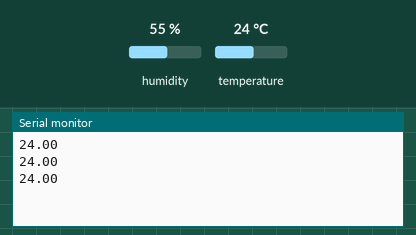
Recording of a sketch running on a simulated Arduino Uno, built with avr-gcc and run on an emulated ATmega328P. On the bench: the last lines printed to the serial monitor. The inputs (shaded band) are chosen by the test bench; at power-on: temperature 24 °C, humidity 55 %.

Above: at 2.8 s.
2.9 s: temperature set to 12 °C
At 4.8 s:
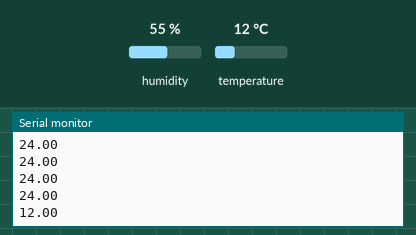
5.6 s: temperature set to 19 °C
At 6.8 s:
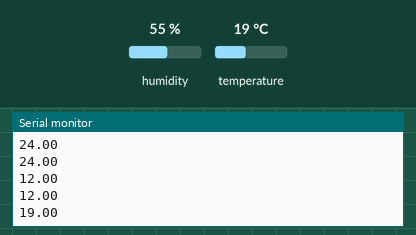
Timing chart, 0 to 8.6 s (numbered marks = the images above; inputs shaded):
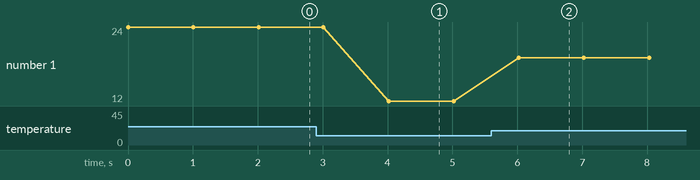

Measured:
- after the input at 2.9 s, the serial monitor: prints a new line after 1.1 s (image 1)
- after the input at 5.6 s, the serial monitor: prints a new line after 0.42 s (image 2)
- plotted number 1: 24 → 12 after the input at 2.9 s, 12 → 19 after the input at 5.6 s

The sketch:

DHT_Unified_Sensor.ino
```cpp
// (licence header left out)
// REQUIRES the following Arduino libraries:
// - DHT Sensor Library: https://github.com/adafruit/DHT-sensor-library
// - Adafruit Unified Sensor Lib: https://github.com/adafruit/Adafruit_Sensor

#include <DHT.h> // Include the DHT sensor library

#define DHTPIN 7         // Define the pin where your sensor is connected
#define DHTTYPE DHT22   // Define the type of sensor you're using, could be DHT11, DHT22, etc.
#define SAMPLE_INTERVAL 1000    // Define the interval for sampling temperature readings in milliseconds (e.g., 1 minute)

DHT TemperatureMonitor(DHTPIN, DHTTYPE); // Instantiate the DHT object

void setup() {
  Serial.begin(9600);
  TemperatureMonitor.begin(); // Initialize the sensor
}

void loop() {
  // Read temperature from the sensor
  float temperature = TemperatureMonitor.readTemperature();

  // Check if any reads failed and exit early (to try again).
  if (isnan(temperature)) {
    Serial.println("Failed to read from DHT sensor!");
    return;
  }


  Serial.println(temperature);


  // Delay for the sampling interval
  delay(SAMPLE_INTERVAL);
}
```
